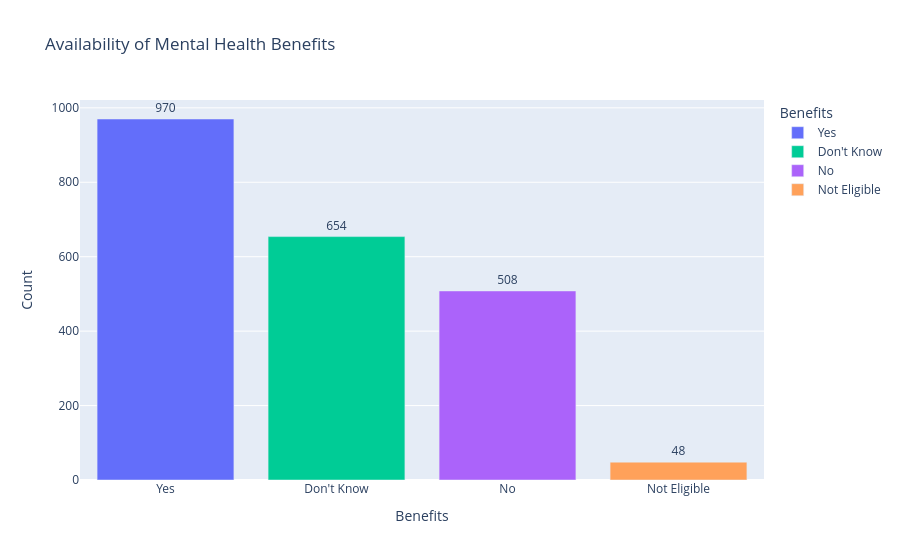

The notebook cell this image was saved under:
### Markdown cell above
## Availability of Mental Health Benefits

Access to employer-sponsored mental health benefits is an important indicator of organizational commitment to employee well-being.

This section evaluates how frequently respondents report receiving mental health benefits through their employer.

### Code cell
benefits = (
    df["benefits"]
    .value_counts(dropna=False)
    .reset_index()
)

benefits.columns = ["Benefits", "Count"]

fig = px.bar(
    benefits,
    x="Benefits",
    y="Count",
    color="Benefits",
    text="Count",
    title="Availability of Mental Health Benefits"
)

fig.update_traces(textposition="outside")

fig.show()

### Figure 1 — Plotly figure (JSON) as saved in the notebook; plotly's stock layout.template omitted (floating-point values rounded to 4 significant figures)
{"data": [{"hovertemplate": "Benefits=%{x}<br>Count=%{text}<extra></extra>", "legendgroup": "Yes", "marker": {"color": "#636efa", "pattern": {"shape": ""}}, "name": "Yes", "orientation": "v", "showlegend": true, "text": [970.0], "textposition": "outside", "type": "bar", "x": ["Yes"], "xaxis": "x", "y": [970], "yaxis": "y"}, {"hovertemplate": "Benefits=%{x}<br>Count=%{text}<extra></extra>", "legendgroup": "Don't Know", "marker": {"color": "#00cc96", "pattern": {"shape": ""}}, "name": "Don't Know", "orientation": "v", "showlegend": true, "text": [654.0], "textposition": "outside", "type": "bar", "x": ["Don't Know"], "xaxis": "x", "y": [654], "yaxis": "y"}, {"hovertemplate": "Benefits=%{x}<br>Count=%{text}<extra></extra>", "legendgroup": "No", "marker": {"color": "#ab63fa", "pattern": {"shape": ""}}, "name": "No", "orientation": "v", "showlegend": true, "text": [508.0], "textposition": "outside", "type": "bar", "x": ["No"], "xaxis": "x", "y": [508], "yaxis": "y"}, {"hovertemplate": "Benefits=%{x}<br>Count=%{text}<extra></extra>", "legendgroup": "Not Eligible", "marker": {"color": "#FFA15A", "pattern": {"shape": ""}}, "name": "Not Eligible", "orientation": "v", "showlegend": true, "text": [48.0], "textposition": "outside", "type": "bar", "x": ["Not Eligible"], "xaxis": "x", "y": [48], "yaxis": "y"}], "layout": {"barmode": "relative", "legend": {"title": {"text": "Benefits"}, "tracegroupgap": 0}, "title": {"text": "Availability of Mental Health Benefits"}, "xaxis": {"anchor": "y", "categoryarray": ["Yes", null, "Don't Know", "No", "Not Eligible"], "categoryorder": "array", "domain": [0, 1], "title": {"text": "Benefits"}}, "yaxis": {"anchor": "x", "domain": [0, 1], "title": {"text": "Count"}}}}
